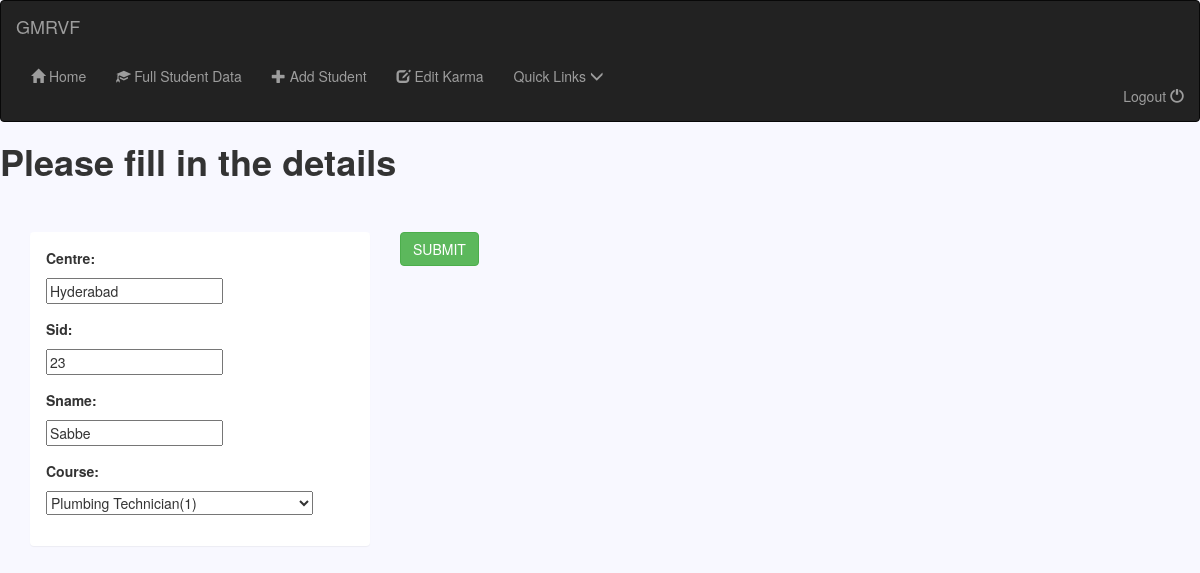
/faculty/studentupdate/32/ (signed in), run on the app's committed database.
### faculty/models.py (models this page shows, shortened)
class studentdata(models.Model):
    centre= models.CharField(max_length=50)
    sid= models.CharField(max_length=50)
    sname= models.CharField(max_length=40)
    skarma= models.IntegerField(default=200)
    course=models.ForeignKey(courses, on_delete=models.CASCADE)
    activity_1 = models.IntegerField(default=25 , verbose_name='Attendance')
    activity_2 = models.IntegerField(default=25 , verbose_name='Classroom participation')
    activity_3 = models.IntegerField(default=25 , verbose_name='Punctuality/ time management')
    activity_4 = models.IntegerField(default=25 , verbose_name='Personal hygiene/ Grooming')
    activity_5 = models.IntegerField(default=25 , verbose_name='Bed making')
    activity_6 = models.IntegerField(default=25 , verbose_name='Participation in Swachha Bharat/ Swadhaan')
    activity_7 = models.IntegerField(default=25 , verbose_name='Respect to teachers and others')
    activity_8 = models.IntegerField(default=25 , verbose_name='Ethics and values')
    flag1 = 0
    flag2 = 0
    flag3 = 0

### faculty/views.py (the view)
# urls.py: url(r'studentupdate/(?P<pk>[0-9]+)/$',views.Student_Update.as_view(), name='student-update'), #3
@class_view_decorator(login_required)
class Student_Update(UpdateView):                       #update student detail
    model = studentdata
    fields = ['centre','sid','sname','course']

### faculty/models.py (called while the page is built)
    def __str__(self):
        return self.cname + "(" + str(self.ccode) +")"

### faculty/Templates/faculty/studentdata_form.html (shortened to what this page needs)
{% extends 'faculty/base.html' %}
{% block body %}
    <h1><b>Please fill in the details </b></h1>
    <form action="" method="post" enctype="multipart/form-data" >
        {% include 'faculty/form-template.html' %}
        <button type="submit" class="btn btn-success" onclick="my_button_click_handler()">SUBMIT</button>
    </form>
{% endblock %}

### faculty/Templates/faculty/form-template.html (shortened to what this page needs)
<!DOCTYPE html>
<html lang="en">
<head>
    <link rel="stylesheet" href="http://maxcdn.bootstrapcdn.com/bootstrap/3.3.6/css/bootstrap.min.css">
</head>
<body style="background-color: #4E4E50">
   <br>
   <br>
    <div class="container-fluid; form-group;col-md-3; col-md-4 " >
        <div class="col-sm-12 col-md-12" >
            <div class="panel panel-default;w-50 p-3" >
                <div class="panel-body">
                     {% for field in form %}
                        <label>{{ field.label_tag }}</label>
                        <div class ="row "  >
                         <div class="form-group col-md-12" >{{ field }}</div>
                        </div>
                    {% endfor %}
                </div>
            </div>
        </div>
    </div>
</body>
</html>

### data on the page
studentdata: form "Hyderabad" "23" "Sabbe" "Plumbing Technician(1)"

### other printed values
{{ field.label_tag }} "Centre:" "Sid:" "Sname:" "Course:"
